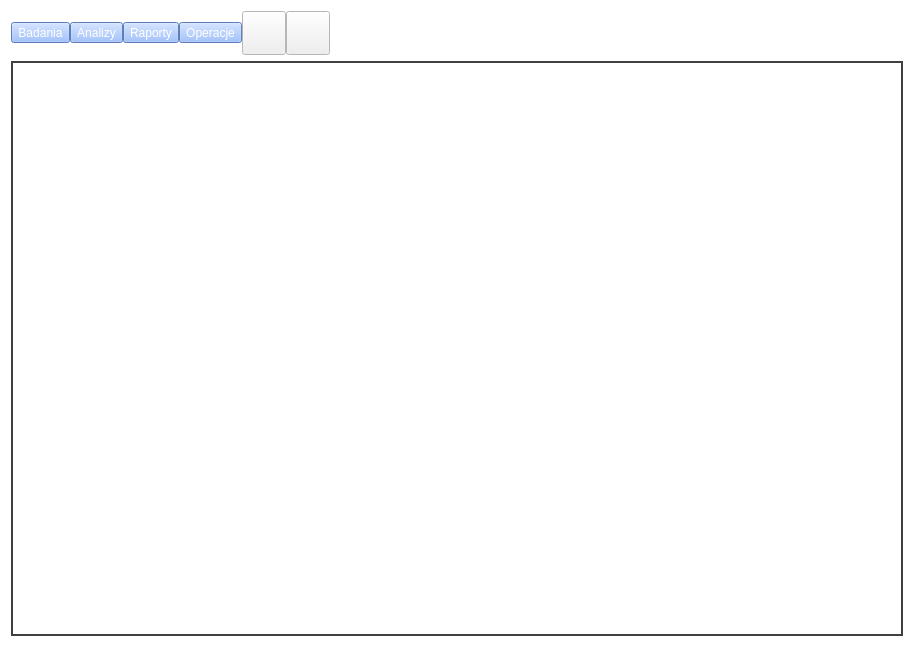
<?xml version="1.0" encoding="UTF-8"?>
<ui version="4.0">
 <class>HMMMain</class>
 <widget class="QMainWindow" name="HMMMain">
  <property name="geometry">
   <rect>
    <x>0</x>
    <y>0</y>
    <width>914</width>
    <height>647</height>
   </rect>
  </property>
  <property name="palette">
   <palette>
    <active>
     <colorrole role="Base">
      <brush brushstyle="SolidPattern">
       <color alpha="255">
        <red>255</red>
        <green>255</green>
        <blue>255</blue>
       </color>
      </brush>
     </colorrole>
     <colorrole role="Window">
      <brush brushstyle="SolidPattern">
       <color alpha="255">
        <red>255</red>
        <green>255</green>
        <blue>255</blue>
       </color>
      </brush>
     </colorrole>
    </active>
    <inactive>
     <colorrole role="Base">
      <brush brushstyle="SolidPattern">
       <color alpha="255">
        <red>255</red>
        <green>255</green>
        <blue>255</blue>
       </color>
      </brush>
     </colorrole>
     <colorrole role="Window">
      <brush brushstyle="SolidPattern">
       <color alpha="255">
        <red>255</red>
        <green>255</green>
        <blue>255</blue>
       </color>
      </brush>
     </colorrole>
    </inactive>
    <disabled>
     <colorrole role="Base">
      <brush brushstyle="SolidPattern">
       <color alpha="255">
        <red>255</red>
        <green>255</green>
        <blue>255</blue>
       </color>
      </brush>
     </colorrole>
     <colorrole role="Window">
      <brush brushstyle="SolidPattern">
       <color alpha="255">
        <red>255</red>
        <green>255</green>
        <blue>255</blue>
       </color>
      </brush>
     </colorrole>
    </disabled>
   </palette>
  </property>
  <property name="windowTitle">
   <string>EDR</string>
  </property>
  <widget class="QWidget" name="centralWidget">
   <property name="palette">
    <palette>
     <active>
      <colorrole role="Base">
       <brush brushstyle="SolidPattern">
        <color alpha="255">
         <red>255</red>
         <green>255</green>
         <blue>255</blue>
        </color>
       </brush>
      </colorrole>
      <colorrole role="Window">
       <brush brushstyle="SolidPattern">
        <color alpha="255">
         <red>255</red>
         <green>255</green>
         <blue>255</blue>
        </color>
       </brush>
      </colorrole>
     </active>
     <inactive>
      <colorrole role="Base">
       <brush brushstyle="SolidPattern">
        <color alpha="255">
         <red>255</red>
         <green>255</green>
         <blue>255</blue>
        </color>
       </brush>
      </colorrole>
      <colorrole role="Window">
       <brush brushstyle="SolidPattern">
        <color alpha="255">
         <red>255</red>
         <green>255</green>
         <blue>255</blue>
        </color>
       </brush>
      </colorrole>
     </inactive>
     <disabled>
      <colorrole role="Base">
       <brush brushstyle="SolidPattern">
        <color alpha="255">
         <red>255</red>
         <green>255</green>
         <blue>255</blue>
        </color>
       </brush>
      </colorrole>
      <colorrole role="Window">
       <brush brushstyle="SolidPattern">
        <color alpha="255">
         <red>255</red>
         <green>255</green>
         <blue>255</blue>
        </color>
       </brush>
      </colorrole>
     </disabled>
    </palette>
   </property>
   <layout class="QVBoxLayout" name="verticalLayout">
    <item>
     <widget class="QWidget" name="hlayout" native="true">
      <property name="sizePolicy">
       <sizepolicy hsizetype="Minimum" vsizetype="Minimum">
        <horstretch>0</horstretch>
        <verstretch>0</verstretch>
       </sizepolicy>
      </property>
      <layout class="QHBoxLayout" name="horizontalLayout">
       <property name="spacing">
        <number>0</number>
       </property>
       <property name="margin">
        <number>0</number>
       </property>
       <item>
        <widget class="QToolButton" name="testsButton">
         <property name="styleSheet">
          <string notr="true">QToolButton {
	background-color: rgb(135, 177, 255);
	color: white; 
}</string>
         </property>
         <property name="text">
          <string>Badania</string>
         </property>
         <property name="icon">
          <iconset resource="Icons.qrc">
           <normaloff>:/resources/icons/Badania.png</normaloff>:/resources/icons/Badania.png</iconset>
         </property>
         <property name="iconSize">
          <size>
           <width>28</width>
           <height>28</height>
          </size>
         </property>
         <property name="toolButtonStyle">
          <enum>Qt::ToolButtonTextUnderIcon</enum>
         </property>
        </widget>
       </item>
       <item>
        <widget class="QToolButton" name="analisisButton">
         <property name="styleSheet">
          <string notr="true">QToolButton {
	background-color: rgb(135, 177, 255);
	color: white; 
}</string>
         </property>
         <property name="text">
          <string>Analizy</string>
         </property>
         <property name="icon">
          <iconset resource="Icons.qrc">
           <normaloff>:/resources/icons/Analizy.png</normaloff>:/resources/icons/Analizy.png</iconset>
         </property>
         <property name="iconSize">
          <size>
           <width>28</width>
           <height>28</height>
          </size>
         </property>
         <property name="toolButtonStyle">
          <enum>Qt::ToolButtonTextUnderIcon</enum>
         </property>
        </widget>
       </item>
       <item>
        <widget class="QToolButton" name="raportsButton">
         <property name="styleSheet">
          <string notr="true">QToolButton {
	background-color: rgb(135, 177, 255);
	color: white; 
}</string>
         </property>
         <property name="text">
          <string>Raporty</string>
         </property>
         <property name="icon">
          <iconset resource="Icons.qrc">
           <normaloff>:/resources/icons/Raporty.png</normaloff>:/resources/icons/Raporty.png</iconset>
         </property>
         <property name="iconSize">
          <size>
           <width>28</width>
           <height>28</height>
          </size>
         </property>
         <property name="toolButtonStyle">
          <enum>Qt::ToolButtonTextUnderIcon</enum>
         </property>
        </widget>
       </item>
       <item>
        <widget class="QToolButton" name="operationsButton">
         <property name="styleSheet">
          <string notr="true">QToolButton {
	background-color: rgb(135, 177, 255);
	color: white; 
}</string>
         </property>
         <property name="text">
          <string>Operacje</string>
         </property>
         <property name="icon">
          <iconset resource="Icons.qrc">
           <normaloff>:/resources/icons/Operacje.png</normaloff>:/resources/icons/Operacje.png</iconset>
         </property>
         <property name="iconSize">
          <size>
           <width>28</width>
           <height>28</height>
          </size>
         </property>
         <property name="toolButtonStyle">
          <enum>Qt::ToolButtonTextUnderIcon</enum>
         </property>
        </widget>
       </item>
       <item>
        <widget class="QPushButton" name="openButton">
         <property name="minimumSize">
          <size>
           <width>44</width>
           <height>44</height>
          </size>
         </property>
         <property name="maximumSize">
          <size>
           <width>44</width>
           <height>44</height>
          </size>
         </property>
         <property name="toolTip">
          <string>Open</string>
         </property>
         <property name="text">
          <string/>
         </property>
         <property name="icon">
          <iconset resource="Icons.qrc">
           <normaloff>:/resources/icons/openSession.png</normaloff>:/resources/icons/openSession.png</iconset>
         </property>
         <property name="iconSize">
          <size>
           <width>39</width>
           <height>39</height>
          </size>
         </property>
        </widget>
       </item>
       <item>
        <widget class="QPushButton" name="closeButton">
         <property name="minimumSize">
          <size>
           <width>44</width>
           <height>44</height>
          </size>
         </property>
         <property name="maximumSize">
          <size>
           <width>44</width>
           <height>44</height>
          </size>
         </property>
         <property name="toolTip">
          <string>Close</string>
         </property>
         <property name="text">
          <string/>
         </property>
         <property name="icon">
          <iconset resource="Icons.qrc">
           <normaloff>:/resources/icons/close.png</normaloff>:/resources/icons/close.png</iconset>
         </property>
         <property name="iconSize">
          <size>
           <width>39</width>
           <height>39</height>
          </size>
         </property>
        </widget>
       </item>
       <item>
        <spacer name="horizontalSpacer_3">
         <property name="orientation">
          <enum>Qt::Horizontal</enum>
         </property>
         <property name="sizeHint" stdset="0">
          <size>
           <width>40</width>
           <height>20</height>
          </size>
         </property>
        </spacer>
       </item>
       <item>
        <widget class="QLabel" name="label">
         <property name="text">
          <string/>
         </property>
         <property name="pixmap">
          <pixmap resource="Icons.qrc">:/resources/icons/logo2.png</pixmap>
         </property>
        </widget>
       </item>
      </layout>
     </widget>
    </item>
    <item>
     <widget class="QFrame" name="mainArea">
      <property name="sizePolicy">
       <sizepolicy hsizetype="Expanding" vsizetype="Expanding">
        <horstretch>0</horstretch>
        <verstretch>0</verstretch>
       </sizepolicy>
      </property>
      <property name="styleSheet">
       <string notr="true">QFrame {
	color: rgb(64, 64, 64);
}
</string>
      </property>
      <property name="frameShape">
       <enum>QFrame::Box</enum>
      </property>
      <property name="lineWidth">
       <number>2</number>
      </property>
     </widget>
    </item>
   </layout>
  </widget>
  <action name="actionAbout">
   <property name="icon">
    <iconset resource="Icons.qrc">
     <normaloff>:/resources/icons/about.png</normaloff>:/resources/icons/about.png</iconset>
   </property>
   <property name="text">
    <string>About...</string>
   </property>
  </action>
  <action name="actionOpen">
   <property name="icon">
    <iconset resource="Icons.qrc">
     <normaloff>:/resources/icons/open.png</normaloff>:/resources/icons/open.png</iconset>
   </property>
   <property name="text">
    <string>&amp;Open</string>
   </property>
   <property name="shortcut">
    <string>O</string>
   </property>
  </action>
  <action name="actionWindow">
   <property name="text">
    <string>Window</string>
   </property>
  </action>
  <action name="actionExit">
   <property name="text">
    <string>Exit</string>
   </property>
  </action>
  <action name="actionSaveLayout">
   <property name="icon">
    <iconset resource="Icons.qrc">
     <normaloff>:/resources/icons/save.png</normaloff>:/resources/icons/save.png</iconset>
   </property>
   <property name="text">
    <string>Save layout</string>
   </property>
  </action>
  <action name="actionLayoutOpen">
   <property name="text">
    <string>Open...</string>
   </property>
  </action>
  <action name="actionCreate_workflow">
   <property name="text">
    <string>Create workflow</string>
   </property>
  </action>
 </widget>
 <layoutdefault spacing="6" margin="11"/>
 <resources>
  <include location="Icons.qrc"/>
  <include location="../../../../../../../Users/Wojtek/.designer/backup/Icons.qrc"/>
 </resources>
 <connections>
  <connection>
   <sender>openButton</sender>
   <signal>clicked()</signal>
   <receiver>HMMMain</receiver>
   <slot>onOpen()</slot>
   <hints>
    <hint type="sourcelabel">
     <x>347</x>
     <y>614</y>
    </hint>
    <hint type="destinationlabel">
     <x>309</x>
     <y>240</y>
    </hint>
   </hints>
  </connection>
  <connection>
   <sender>closeButton</sender>
   <signal>clicked()</signal>
   <receiver>HMMMain</receiver>
   <slot>close()</slot>
   <hints>
    <hint type="sourcelabel">
     <x>441</x>
     <y>614</y>
    </hint>
    <hint type="destinationlabel">
     <x>309</x>
     <y>240</y>
    </hint>
   </hints>
  </connection>
  <connection>
   <sender>actionSaveLayout</sender>
   <signal>triggered()</signal>
   <receiver>HMMMain</receiver>
   <slot>onSaveLayout()</slot>
   <hints>
    <hint type="sourcelabel">
     <x>-1</x>
     <y>-1</y>
    </hint>
    <hint type="destinationlabel">
     <x>369</x>
     <y>344</y>
    </hint>
   </hints>
  </connection>
  <connection>
   <sender>actionLayoutOpen</sender>
   <signal>triggered()</signal>
   <receiver>HMMMain</receiver>
   <slot>onOpenLayout()</slot>
   <hints>
    <hint type="sourcelabel">
     <x>-1</x>
     <y>-1</y>
    </hint>
    <hint type="destinationlabel">
     <x>227</x>
     <y>344</y>
    </hint>
   </hints>
  </connection>
  <connection>
   <sender>actionWindow</sender>
   <signal>triggered()</signal>
   <receiver>HMMMain</receiver>
   <slot>populateWindowMenu()</slot>
   <hints>
    <hint type="sourcelabel">
     <x>-1</x>
     <y>-1</y>
    </hint>
    <hint type="destinationlabel">
     <x>227</x>
     <y>344</y>
    </hint>
   </hints>
  </connection>
  <connection>
   <sender>actionCreate_workflow</sender>
   <signal>triggered()</signal>
   <receiver>HMMMain</receiver>
   <slot>createWorkflow()</slot>
   <hints>
    <hint type="sourcelabel">
     <x>-1</x>
     <y>-1</y>
    </hint>
    <hint type="destinationlabel">
     <x>227</x>
     <y>344</y>
    </hint>
   </hints>
  </connection>
 </connections>
 <slots>
  <slot>onOpen()</slot>
  <slot>onExit()</slot>
  <slot>onWireframe()</slot>
  <slot>onBones()</slot>
  <slot>onMaterial()</slot>
  <slot>onPageChanged(int)</slot>
  <slot>onTabbedViewSelected(bool)</slot>
  <slot>onDockableViewSelected(bool)</slot>
  <slot>onSaveLayout()</slot>
  <slot>onShowSavedLayouts()</slot>
  <slot>onOpenLayout()</slot>
  <slot>populateWindowMenu()</slot>
  <slot>populateVisualizersMenu()</slot>
  <slot>createWorkflow()</slot>
 </slots>
</ui>
